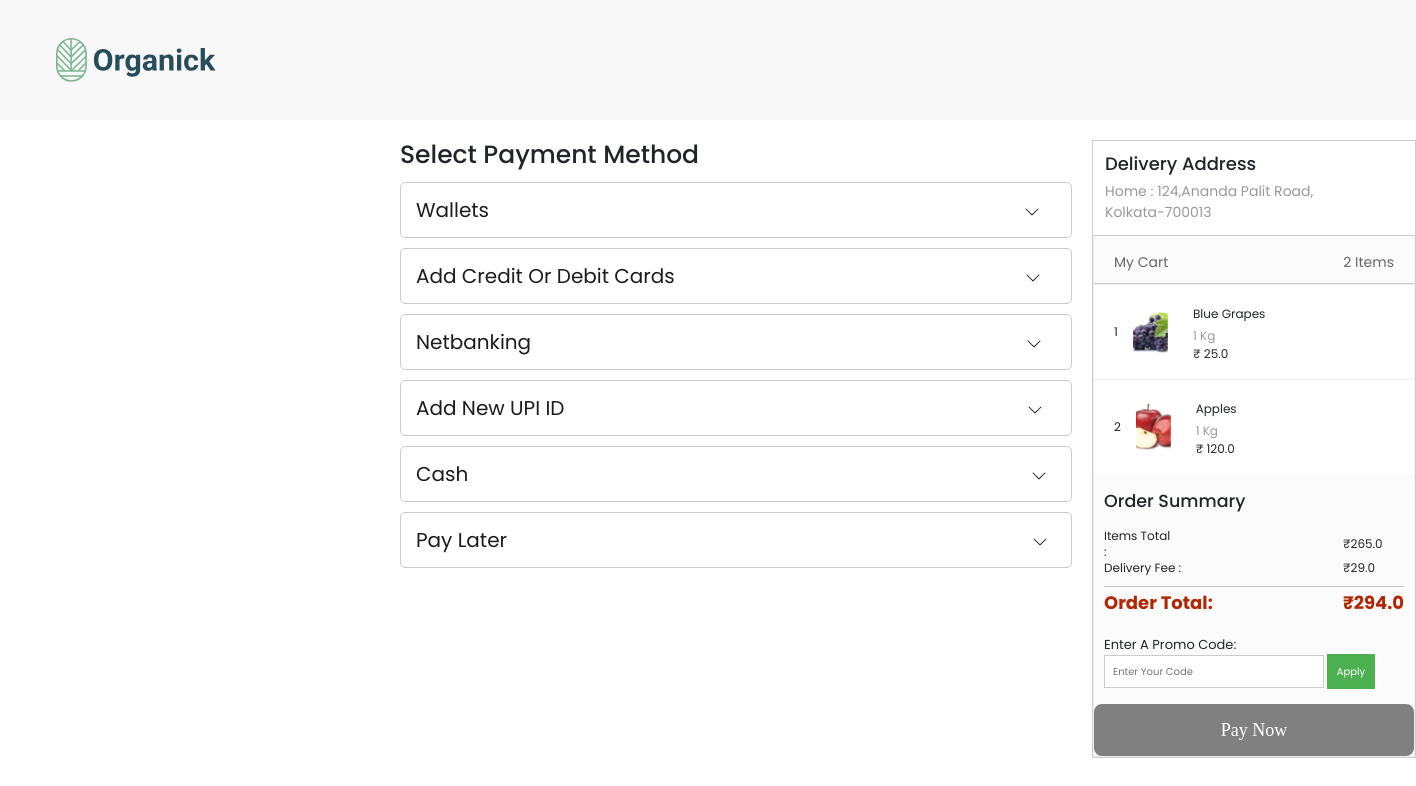
The app's page /checkout/83 (signed in) with its own data.
### App.py (models this page shows, shortened)
class User_address(db.Model):
    id = db.Column(db.Integer, primary_key=True)
    user_id = db.Column(db.String(50), nullable=False)
    title = db.Column(db.String(10), nullable=False)
    receiver_name = db.Column(db.String(100), nullable=False)
    delivery_address = db.Column(db.String(255), nullable=False)
    address_type = db.Column(db.String(10), nullable=False)

class Cart(db.Model):
    category_id = db.Column(db.Integer, db.ForeignKey('category.category_id'), nullable=False)
    item_id = db.Column(db.Integer, db.ForeignKey('order_items.id'), nullable=False)
    user_id = db.Column(db.Integer, db.ForeignKey('users.id'), nullable=False)
    cart_id = db.Column(db.Integer, primary_key=True, autoincrement=True)
    username = db.Column(db.String(200), nullable=False)
    quantity = db.Column(db.Integer, nullable=False)

class Order_items(db.Model):
    id=db.Column(db.Integer,primary_key=True, autoincrement=True)
    category_id = db.Column(db.Integer, db.ForeignKey('category.category_id'), nullable=False)
    quantity = db.Column(db.Integer)
    price = db.Column(db.Float, nullable=False)
    name = db.Column(db.String(200), nullable=False,unique=True)
    unit=db.Column(db.String(20), nullable=False)
    MFD=db.Column(db.DateTime,default=datetime.utcnow)

### App.py (the view)
@app.route('/checkout/<int:address_id>',methods=['GET','POST'])
def checkout(address_id):
    total_price = 0
    cart_items = db.session.query(Cart, Order_items, Category)\
        .join(Order_items, Cart.item_id == Order_items.id)\
        .join(Category, Order_items.category_id == Category.category_id)\
        .filter(Cart.user_id == current_user.id)\
        .all()
    address=User_address.query.filter_by(id=address_id).first()
    num_items_in_cart = len(cart_items)
    for cart_item, item, category in cart_items:
        total_price += item.price * cart_item.quantity
    return render_template('checkout.html',address=address,cart_items=cart_items,num=num_items_in_cart,total_price=total_price)

### App.py (called while the page is built)
@login_manager.user_loader
def load_user(user_id):
    return Users.query.get(int(user_id))

### templates/checkout.html (shortened to what this page needs)
<!DOCTYPE html>
<html lang="en">
<head>
    <link rel="stylesheet" href="https://cdn.jsdelivr.net/npm/swiper@11/swiper-bundle.min.css" />
    <link rel="stylesheet" href="https://cdnjs.cloudflare.com/ajax/libs/font-awesome/6.5.1/css/all.min.css" />
    <link rel="stylesheet" href="/static/css/styles.css" />
    <link rel="stylesheet" href="/static/css/checkout.css">
    <link href="https://cdn.jsdelivr.net/npm/bootstrap@5.3.2/dist/css/bootstrap.min.css" rel="stylesheet">
</head>
<body>
<nav class="nav">
    <div class="container nav_container">
      <div class="logo_box">
        <div class="logo_box"><img src="/static/images/icon/Logo.svg" alt="" class="logo"/></div>
        </div>
    </div>
</nav>
<div style="display:flex;padding-top:20px;" >
<div class="payment-container">
    <h1 style="padding-bottom: 7px;">Select Payment Method</h1>
    <div class="payment-option-wrapper" value="Payment made through Wallet" >
        <div class="payment-option">
            <h3>Wallets <div class="dropdown-icon" style="margin-left: 530px;"><svg xmlns="http://www.w3.org/2000/svg" width="16" height="16" fill="currentColor" class="bi bi-chevron-down" viewBox="0 0 16 16">
  <path fill-rule="evenodd" d="M1.646 4.646a.5.5 0 0 1 .708 0L8 10.293l5.646-5.647a.5.5 0 0 1 .708.708l-6 6a.5.5 0 0 1-.708 0l-6-6a.5.5 0 0 1 0-.708"/>
</svg></div></h3>
        </div>
    </div>
    <div class="payment-option-wrapper" value="Payment made through Credit/Debit Card">
    <div class="payment-option" id="cardsOption">
        <div class="form-group">
            <h3>Add Credit or Debit Cards<div class="dropdown-icon" style="margin-left: 350px;"><svg xmlns="http://www.w3.org/2000/svg" width="16" height="16" fill="currentColor" class="bi bi-chevron-down" viewBox="0 0 16 16">
  <path fill-rule="evenodd" d="M1.646 4.646a.5.5 0 0 1 .708 0L8 10.293l5.646-5.647a.5.5 0 0 1 .708.708l-6 6a.5.5 0 0 1-.708 0l-6-6a.5.5 0 0 1 0-.708"/>
</svg></div></h3>
        </div>
    </div>
</div>
    <div class="payment-option-wrapper" value="Payment made through Netbanking">
        <div class="payment-option" id="netbankingOption">
            <h3>Netbanking <div class="dropdown-icon" style="margin-left: 490px;"><svg xmlns="http://www.w3.org/2000/svg" width="16" height="16" fill="currentColor" class="bi bi-chevron-down" viewBox="0 0 16 16">
  <path fill-rule="evenodd" d="M1.646 4.646a.5.5 0 0 1 .708 0L8 10.293l5.646-5.647a.5.5 0 0 1 .708.708l-6 6a.5.5 0 0 1-.708 0l-6-6a.5.5 0 0 1 0-.708"/>
</svg></div></h3>
        </div>
    </div>
    <div class="payment-option-wrapper" value="Payment through UPI">
        <div class="payment-option" id="upiOption">
            <h3>Add new UPI ID <div class="dropdown-icon" style="margin-left: 457px;"><svg xmlns="http://www.w3.org/2000/svg" width="16" height="16" fill="currentColor" class="bi bi-chevron-down" viewBox="0 0 16 16">
  <path fill-rule="evenodd" d="M1.646 4.646a.5.5 0 0 1 .708 0L8 10.293l5.646-5.647a.5.5 0 0 1 .708.708l-6 6a.5.5 0 0 1-.708 0l-6-6a.5.5 0 0 1 0-.708"/>
</svg></div></h3>
        </div>
    </div>
    <div class="payment-option-wrapper" value="Pay on Delivery">
        <div class="payment-option" id="cashOption">
            <h3>Cash <div class="dropdown-icon" style="margin-left: 557px;"><svg xmlns="http://www.w3.org/2000/svg" width="16" height="16" fill="currentColor" class="bi bi-chevron-down" viewBox="0 0 16 16">
  <path fill-rule="evenodd" d="M1.646 4.646a.5.5 0 0 1 .708 0L8 10.293l5.646-5.647a.5.5 0 0 1 .708.708l-6 6a.5.5 0 0 1-.708 0l-6-6a.5.5 0 0 1 0-.708"/>
</svg></div></h3>
        </div>
    </div>
    <div class="payment-option-wrapper" value="Pay Later Method">
        <div class="payment-option" id="payLaterOption">
            <h3>Pay Later <div class="dropdown-icon" style="margin-left: 520px;"><svg xmlns="http://www.w3.org/2000/svg" width="16" height="16" fill="currentColor" class="bi bi-chevron-down" viewBox="0 0 16 16">
  <path fill-rule="evenodd" d="M1.646 4.646a.5.5 0 0 1 .708 0L8 10.293l5.646-5.647a.5.5 0 0 1 .708.708l-6 6a.5.5 0 0 1-.708 0l-6-6a.5.5 0 0 1 0-.708"/>
</svg></div></h3>
        </div>
    </div>
</div>
<div class="container" style="margin:0px;border: 1px solid #ccc;max-width: 336px;padding:0px;    height: fit-content;">
    <div id="addressBox" style="padding:12px">
        <h3 style="    font-size: 18px;
font-weight: 500;
    vertical-align: middle;">Delivery Address</h3>
    <div style="margin-top: 6px; color: rgb(153, 153, 153); overflow-wrap: break-word;font-size: 14px;">
        <span class="weight--semibold">
            {{address.address_type}} :
        </span>
         {{address.delivery_address}}
    </div>
    </div>
    <div class="containers__CartItemsContainer-sc-1hadpge-0 hPESYp" style="border-top: 1px solid #ccc">
        <div style="padding-bottom: 12px;">
            <div class="checkout-cart__box">
                <span class="checkout-cart__title display--inline-block">My Cart</span>
                <span class="float-right" data-test-id="no-of-items">
                    {% if num == 1 %}
                        {{ num }} item
                    {% else %}
                        {{ num }} items
                    {% endif %}
                </span>
            </div>
        </div>
        <div style="border-top:  1px solid #ccc;">
            {% if cart_items %}
            {% for cart_item,item,category in cart_items %}
                <div class="checkout-cart__item">
                    <div class="checkout-cart__item-count display--table-cell">{{ cart_item.quantity }}</div>
                    <div class="checkout-cart__img-box display--table-cell">
                        <div height="100%" width="100%" class="sc-gsnTZi foBTae">
                            <img src="/static/images/items/{{ item.name|replace(' ', '_')|lower }}.png" alt="{{ item.name }}" class="sc-jSMfEi eXEZSy">
                        </div>
                    </div>
                    <div class="checkout-cart__item-name-box vertical-align--top display--table-cell">
                        <div class="checkout-cart__item-name" data-test-id="product-name">{{ item.name }}</div>
                        <div class="checkout-cart__item-unit">
                            {% if item.unit.split('/')[1] == 'kg' or  item.unit.split('/')[1] == 'kg'  %}
                                    1 {{item.unit.split('/')[1]}}
                                {% else %}
                                     {{item.unit.split('/')[1]}}
                                {% endif %}
                        </div>
                        <span class="checkout-cart__item-price weight--semibold" data-test-id="checkout-item-price">
                            <span>
                                ₹ {{ item.price }}
                            </span>
                        </span>
                    </div>
                </div>
            {% endfor %}
            {% else %}
                <span> Cart is empty</span>
            {% endif %}
        </div>
        <div class="a-row order-summary" style="padding:10px">
            <h3 class="a-spacing-base a-spacing-top-micro" style="padding-bottom: 4px;padding-top: 7px;">Order Summary</h3>
            <table id="subtotals-marketplace-table" data-testid class="a-normal a-align-bottom a-spacing-none a-size-small">
                <tbody>
                    <tr data-testid class="small-line-height">
                        <td>
                            <span style="
                            margin-right: 180px;
                        "> Items Total : </span>
                        </td>
                        <td class="a-text-right aok-nowrap a-nowrap" >
                            ₹<span id="t_price">{{total_price}}</span>
                        </td>
                    </tr>
                    <tr data-testid class="small-line-height">
                        <td>
                            <span> Delivery Fee : </span>
                        </td>
                        <td class="a-text-right aok-nowrap a-nowrap">
                            ₹29.0
                        </td>
                    </tr>
                    <tr class="order-summary-grand-total">
                        <td colspan="2" class="cell-separator">
                            <hr aria-hidden="true" class="a-spacing-mini a-divider-normal">
                        </td>
                    </tr>
                    <tr data-testid>
                        <td class="a-color-price a-size-medium a-text-bold">
                            <span class="break-word">Order Total:</span>
                        </td>
                        <td class="a-color-price a-size-medium a-text-right grand-total-price aok-nowrap a-text-bold a-nowrap" id="Purchase_Amount">
                            ₹{{29+total_price}}
                        </td>
                    </tr>
                </tbody>
            </table>
            <div class="promo-code-container">
                <br>
                <div style="display: inline-block;">
                    <input type="text" id="promoCodeInput" name="promoCode" placeholder="Enter your code" >
                    <button type="button" onclick="applyDiscount()">Apply</button>
                </div>
            </div>
        </div>
        <div style="padding-top: 5px;">
            <button id="payNowButton" class="dAfcjh" onclick="submitPayment({{ address.id }})">Pay Now</button>
        </div>
</div>
</div>
</body>
</html>

### static/css/styles.css (style rules this page uses)
:root { --color-teel: #274c5b; --color-green: #7eb693; --color-yellow: #efd372; --color-grey: #d4d4d4; --color-white: #f9f8f8; --color-daark: #1b2427; }
* { font-family:'Poppins',sans-seriff; margin:0;padding:0; box-sizing:border-box; outline:none;border:none; text-decoration: none; text-transform: capitalize; transition: .2s linear; padding: 0px; margin: 0px; box-sizing: border-box; }
html { font-size: 10px; }
body { font-size: 1.6rem; font-family: "Roboto", sans-serif; color: var(--color-daark); }
.nav { width:100%; height:12rem; background-color:var(--color-white); }
.nav_container { width:100%; height:100%; display:flex; align-items:center; }
.logo { width:80%; }
.container { max-width: 1350px; margin: 0 auto; padding: 0rem 1.5rem; }

### static/css/checkout.css (style rules this page uses)
.payment-container { max-width: 800px; margin-right: 20px; margin-left: 400px; }
.payment-option { border: 1px solid #ccc; padding: 15px; border-radius: 0.5rem; align-items: center; }
.payment-option h3 { font-size: 2rem; line-height: 1.2; font-weight: 400; margin: 0px; color: rgb(28, 28, 28); flex: 1; }
.dropdown-icon { cursor: pointer; display: inline-block; }
.payment-option-wrapper { width:672px; padding-bottom: 10px; }
.hPESYp { background-color: rgb(251, 251, 251); border-right: 1px solid rgb(238, 238, 238); border-bottom: 1px solid rgb(238, 238, 238); border-left: 1px solid rgb(238, 238, 238); border-image: initial; border-top: none; }
.checkout-cart__box { color: #666; font-size: 14px; height: 35px; padding: 16px 20px 0 20px }
.float-right { float: right; }
.checkout-cart__item { background: #fff; border-top: 1px solid #eee; box-sizing: border-box; display: flex; font-size: 12px; padding: 16px 20px; width: 100%; vertical-align: middle; align-items: center; }
.checkout-cart__item-count { padding-right: 5px; vertical-align: middle; }
.checkout-cart__img-box { padding-top: 0 ; padding-left:10px; padding-right:25px; width: 84px; height: 57px; }
.display--table-cell { display: table-cell !important; }
.checkout-cart__item-name-box { width: 100%; }
.vertical-align--top { vertical-align: top !important; }
.checkout-cart__item-name { width: 164px; padding-top: 4px; overflow: hidden; text-overflow: ellipsis; white-space: nowrap; }
.checkout-cart__item-unit { color: #999; padding-top: 4px; }
.foBTae { position: relative; max-width: 100%; width: 100%; height: 100%; overflow: hidden; }
.eXEZSy { width: 100%; height: 100%; object-fit: cover; transform: none; opacity: 1; will-change: transform, opacity; border-radius: inherit; filter: unset; transition: opacity 0.25s ease 0s, transform 0.25s ease 0s; }
img { border-style: none; }
.dAfcjh { border-radius: 8px; }
.dAfcjh { background-color: rgb(74, 132, 44); cursor: pointer; height: 52px; width: 100%; -webkit-box-pack: center; justify-content: center; -webkit-box-align: center; align-items: center; display: flex; color: white; font-size: 18px; font-family: Okra-Medium; }
.a-spacing-base, .a-ws .a-ws-spacing-base { margin-bottom: 12px!important; }
.a-spacing-mini, .a-ws .a-ws-spacing-mini { margin-bottom: 4px!important; }
hr { background-color: transparent; border-bottom-width: 0; border-left-width: 0; border-right-width: 0; border-top: 1px solid #BBBFBF; display: block; height: 1px; line-height: 19px; margin-bottom: 14px; margin-top: 0; }
.a-align-bottom, .aok-align-bottom { vertical-align: bottom!important; }
.a-size-small { font-size: 12px!important; line-height: 16px!important; }
table { display: table; text-indent: initial; border-spacing: 2px; border-color: gray; }
tr { display: table-row; vertical-align: inherit; border-color: inherit; }
tr:first-child td, tr:first-child th { padding-top: 0; }
.a-color-price { color: #B12704!important; }
.a-size-medium { text-rendering: optimizeLegibility; }
.a-size-medium { font-size: 18px!important; line-height: 24px!important; }
.a-text-bold { font-weight: 700!important; }
.promo-code-container { margin-top: 20px; }
input[type="text"] { border: 1px solid #ccc; padding: 8px; transition: border-color 0.3s; }
#payNowButton:disabled { background-color: grey; }

### templates/checkout.html (style rules this page uses)
#addressBox { width: 292px; margin-right: 20px; }
button { background-color: #4CAF50; color: white; border: none; padding: 10px; cursor: pointer; }

### records on screen
User_address: address_type "Home", delivery_address "124,Ananda Palit Road, Kolkata-700013"
Cart: quantity "1", shows a picture, name "Blue Grapes", unit "Kg", price "25.0"
Cart: quantity "2", shows a picture, name "Apples", unit "Kg", price "120.0"

### other values on screen
{{ num }} "2"
{{ total_price }} "265.0"
{{ 29+total_price }} "294.0"
